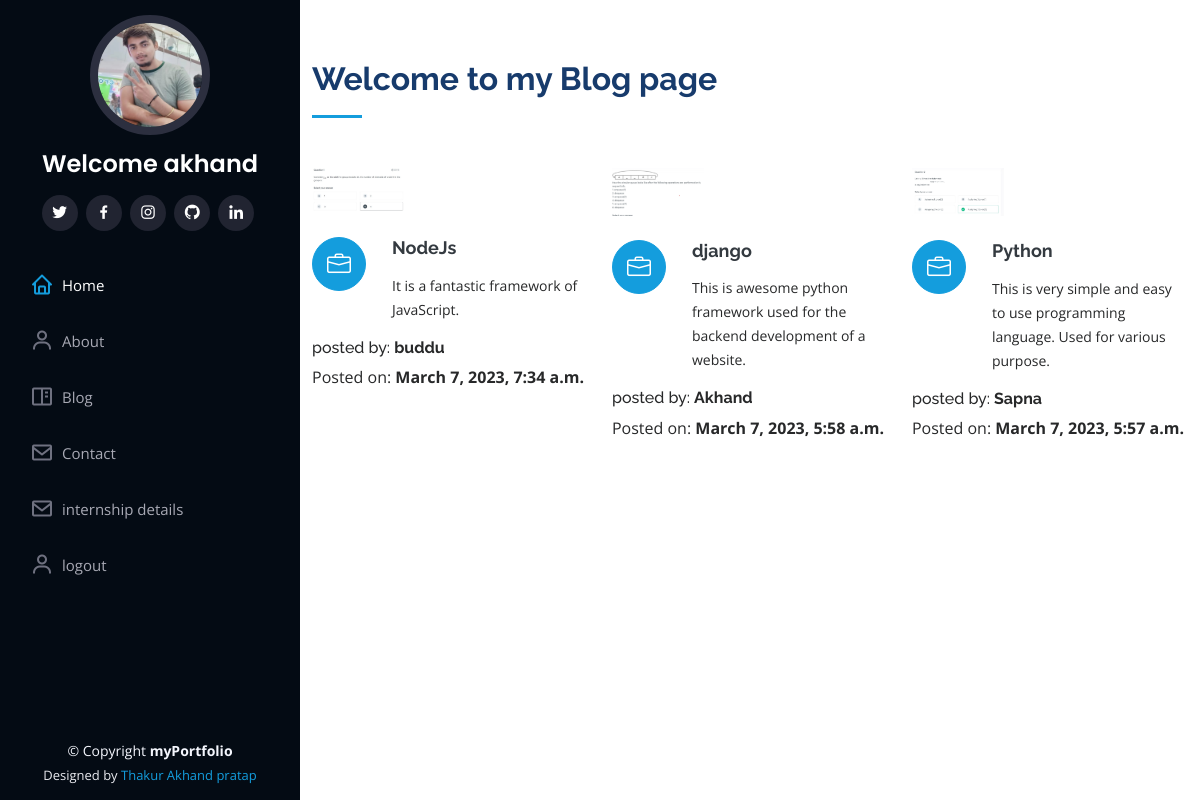
Page /blog/ (signed in) on the committed database.
### portfolio/models.py (models this page shows, shortened)
class Blog(models.Model):
    title=models.CharField(max_length=60)
    description=models.TextField()
    authname=models.CharField(max_length=15)
    img=models.ImageField(upload_to='blog',blank=True,null=True)
    timeStamp=models.DateTimeField(auto_now_add=True)

### portfolio/views.py (the view)
# urls.py: path('blog/',views.handleblog,name='handleblog'),
def handleblog(request):
    posts=Blog.objects.all()
    context={"posts":posts}
    return render(request,'handleblog.html',context)

### templates/handleblog.html (shortened to what this page needs)
{% extends "basic.html" %}
{% block body %}
{% load static %}
    <section id="services" class="services">
        <div class="container">
          <div class="section-title">
            <h2>Welcome to my Blog page</h2>
          </div>
          <div class="row">
           {% for post in posts reversed  %}
           <div class="col-lg-4 col-md-6 icon-box" data-aos="fade-up">
            <div class="col-lg-4" data-aos="fade-right">
                <img src="{{post.img.url}}" class="img-fluid" alt="no-image">
              </div>
              <br>
            <div class="icon"><i class="bi bi-briefcase"></i></div>
            <h4 class="title"><a href="">{{post.title}}</a></h4>
            <p class="description">{{post.description}}</p>
            <h6>posted by: <strong> {{post.authname}}</strong></h6>
            <p class="">Posted on: <strong>{{post.timeStamp}}</strong></p>
          </div>
            {% endfor %}
          </div>
        </div>
      </section>
{% endblock body %}

### templates/basic.html (shortened to what this page needs)
{% load static %}
<!DOCTYPE html>
<html lang="en">
<head>
  <link href="{% static 'assets/vendor/aos/aos.css' %}" rel="stylesheet">
  <link href="{% static 'assets/vendor/bootstrap/css/bootstrap.min.css' %}" rel="stylesheet">
  <link href="{% static 'assets/vendor/bootstrap-icons/bootstrap-icons.css' %}" rel="stylesheet">
  <link href="{% static 'assets/vendor/boxicons/css/boxicons.min.css' %}" rel="stylesheet">
  <link href="{% static 'assets/vendor/glightbox/css/glightbox.min.css' %}" rel="stylesheet">
  <link href="{% static 'assets/vendor/swiper/swiper-bundle.min.css' %}" rel="stylesheet">
  <link href="{% static 'assets/css/style.css' %}" rel="stylesheet">
</head>
<body>
  <header id="header">
    <div class="d-flex flex-column">
      <div class="profile">
        <img src="{% static 'assets/img/profile.jpeg' %}" alt="" class="img-fluid rounded-circle">
        <h1 class="text-light"><a href="index.html">Welcome {{user.username}}</a></h1>
        <div class="social-links mt-3 text-center">
          <a href="https://twitter.com/home" class="twitter"target="__blank"><i class="bx bxl-twitter"></i></a>
          <a href="https://www.facebook.com/profile.php?id=100035635520962" class="facebook"target="__blank"><i class="bx bxl-facebook"></i></a>
          <a href="#" class="instagram"><i class="bx bxl-instagram"target="__blank"></i></a>
          <a href="ttps://github.com/Akhand-123/textUtiles.git" class="github"target="__blank"><i class="bx bxl-github"target="__blank"></i></a>
          <a href="https://www.linkedin.com/in/akhand-pratap-singh-742aa1230/" class="linkedin"target="__blank"><i class="bx bxl-linkedin"></i></a>
        </div>
      </div>
      <nav id="navbar" class="nav-menu navbar">
        <ul>
          <li><a href="/" class="nav-link scrollto active"><i class="bx bx-home"></i> <span>Home</span></a></li>
          <li><a href="/about" class="nav-link scrollto"><i class="bx bx-user"></i> <span>About</span></a></li>
          <li><a href="/blog" class="nav-link scrollto"><i class="bx bx-book-content"></i> <span>Blog</span></a></li>
          <li><a href="/contact" class="nav-link scrollto"><i class="bx bx-envelope"></i> <span>Contact</span></a></li>
          <li><a href="/internshipdetails" class="nav-link scrollto"><i class="bx bx-envelope"></i> <span>internship details </span></a></li>
          {% if not request.user.is_authenticated %}
          <li><a href="/auth/signup" class="nav-link scrollto"><i class="bx bx-user"></i> <span>SignUp</span></a></li>
          <li><a href="/auth/login/" class="nav-link scrollto"><i class="bx bx-user"></i> <span>LogIn</span></a></li>
          {% else %}
          <li><a href="/auth/logout" class="nav-link scrollto"><i class="bx bx-user"></i> <span>logout</span></a></li>
          {% endif %}
        </ul>
      </nav>
    </div>
  </header>
  <main id="main">
    {% block body %}
    {% endblock body %}
  </main>
  <footer id="footer">
    <div class="container">
      <div class="copyright">
        &copy; Copyright <strong><span>myPortfolio</span></strong>
      </div>
      <div class="credits">
        Designed by <a href="">Thakur Akhand pratap</a>
      </div>
    </div>
  </footer>
</body>
</html>

### static/assets/css/style.css (style rules this page uses)
body { font-family: "Open Sans", sans-serif; color: #272829; }
a { color: #149ddd; text-decoration: none; }
h1, h2, h3, h4, h5, h6 { font-family: "Raleway", sans-serif; }
#header { position: fixed; top: 0; left: 0; bottom: 0; width: 300px; transition: all ease-in-out 0.5s; z-index: 9997; transition: all 0.5s; padding: 0 15px; background: #040b14; overflow-y: auto; }
#header .profile img { margin: 15px auto; display: block; width: 120px; border: 8px solid #2c2f3f; }
#header .profile h1 { font-size: 24px; margin: 0; padding: 0; font-weight: 600; -moz-text-align-last: center; text-align-last: center; font-family: "Poppins", sans-serif; }
#header .profile h1 a, #header .profile h1 a:hover { color: #fff; text-decoration: none; }
#header .profile .social-links a { font-size: 18px; display: inline-block; background: #212431; color: #fff; line-height: 1; padding: 8px 0; margin-right: 4px; border-radius: 50%; text-align: center; width: 36px; height: 36px; transition: 0.3s; }
#main { margin-left: 300px; }
.nav-menu { padding: 30px 0 0 0; }
.nav-menu * { margin: 0; padding: 0; list-style: none; }
.nav-menu>ul>li { position: relative; white-space: nowrap; }
.nav-menu a, .nav-menu a:focus { display: flex; align-items: center; color: #a8a9b4; padding: 12px 15px; margin-bottom: 8px; transition: 0.3s; font-size: 15px; }
.nav-menu a i, .nav-menu a:focus i { font-size: 24px; padding-right: 8px; color: #6f7180; }
.nav-menu a:hover, .nav-menu .active, .nav-menu .active:focus, .nav-menu li:hover>a { text-decoration: none; color: #fff; }
.nav-menu a:hover i, .nav-menu .active i, .nav-menu .active:focus i, .nav-menu li:hover>a i { color: #149ddd; }
section { padding: 60px 0; overflow: hidden; }
.section-title { padding-bottom: 30px; }
.section-title h2 { font-size: 32px; font-weight: bold; margin-bottom: 20px; padding-bottom: 20px; position: relative; color: #173b6c; }
.section-title h2::after { content: ""; position: absolute; display: block; width: 50px; height: 3px; background: #149ddd; bottom: 0; left: 0; }
.services .icon-box { margin-bottom: 20px; }
.services .icon { float: left; display: flex; align-items: center; justify-content: center; width: 54px; height: 54px; background: #149ddd; border-radius: 50%; transition: 0.5s; border: 1px solid #149ddd; }
.services .icon i { color: #fff; font-size: 24px; line-height: 0; }
.services .title { margin-left: 80px; font-weight: 700; margin-bottom: 15px; font-size: 18px; }
.services .title a { color: #343a40; }
.services .description { margin-left: 80px; line-height: 24px; font-size: 14px; }
#footer { padding: 15px; color: #f4f6fd; font-size: 14px; position: fixed; left: 0; bottom: 0; width: 300px; z-index: 9999; background: #040b14; }
#footer .copyright { text-align: center; }
#footer .credits { padding-top: 5px; text-align: center; font-size: 13px; color: #eaebf0; }

### rows in the picture
Blog: img (picture), title "NodeJs", description "It is a fantastic framework of JavaScript.", authname "buddu", timeStamp "March 7, 2023, 7:34 a.m."
Blog: img (picture), title "django", description "This is awesome python framework used for the backend development of a website.", authname "Akhand", timeStamp "March 7, 2023, 5:58 a.m."
Blog: img (picture), title "Python", description "This is very simple and easy to use programming language. Used for various purpose.", authname "Sapna", timeStamp "March 7, 2023, 5:57 a.m."

### other values in the picture
{{ user.username }} "akhand"
